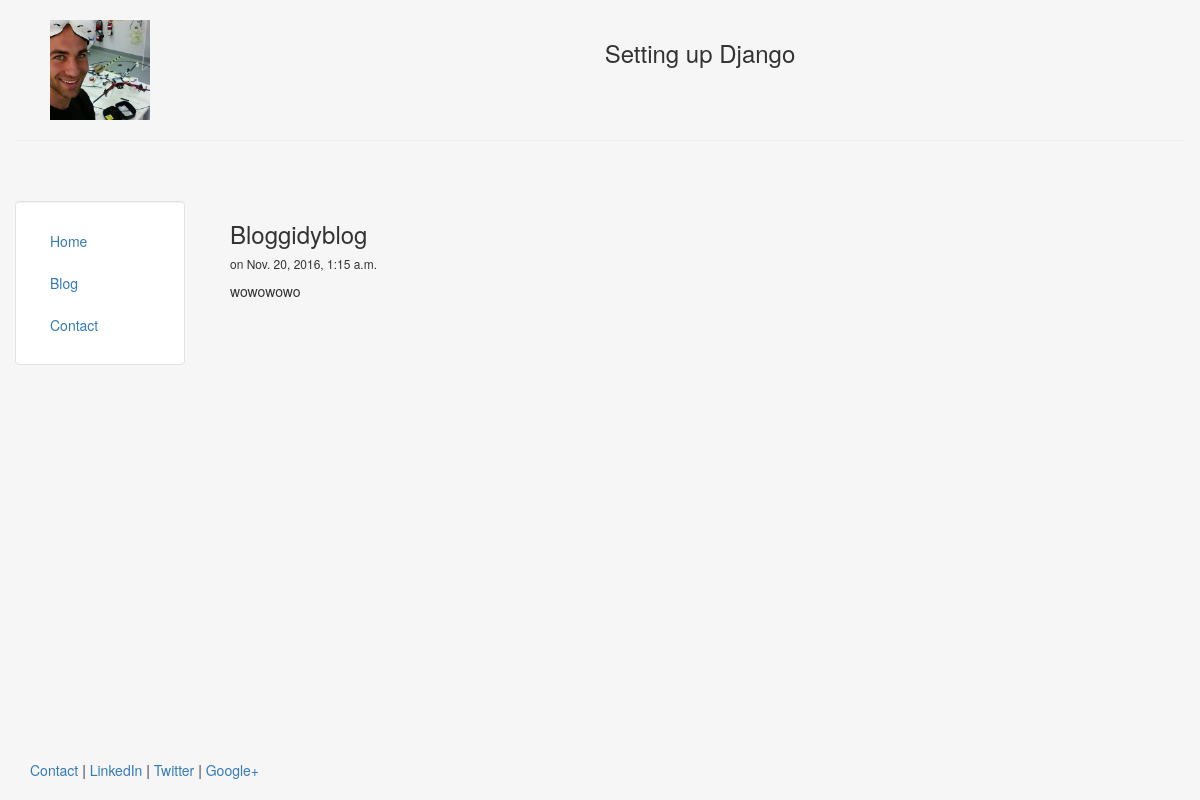
The page /blog/1 on the database its author committed.
### blog/models.py (models this page shows, shortened)
class Post(models.Model):
	title = models.CharField(max_length=140)
	body  = models.TextField()
	date  = models.DateTimeField()

### blog/templates/blog/post.html
{% extends "personal/header.html" %}
{% block content %}
	<h3>{{post.title}}</h3>
	<h6>on {{post.date}}</h6>
	{{post.body|safe|linebreaks}}
{% endblock %}

### personal/templates/personal/header.html (style rules this page uses)
html, body { height:100% }

### rows shown on the page
Post: title "Bloggidyblog", date "Nov. 20, 2016, 1:15 a.m.", body "wowowowo"
